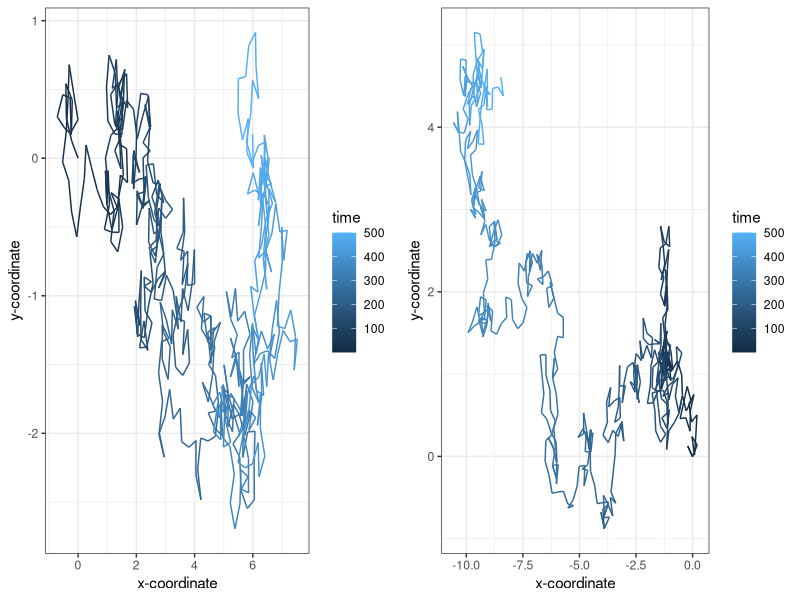
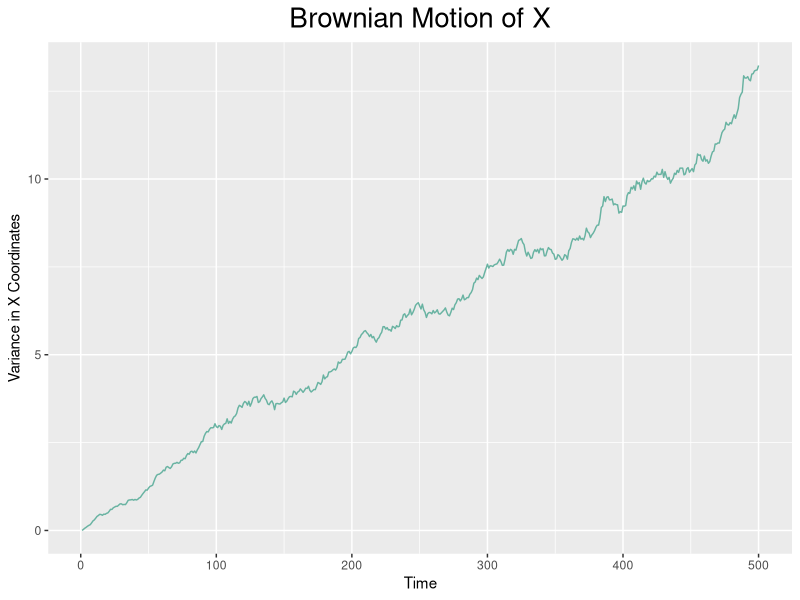
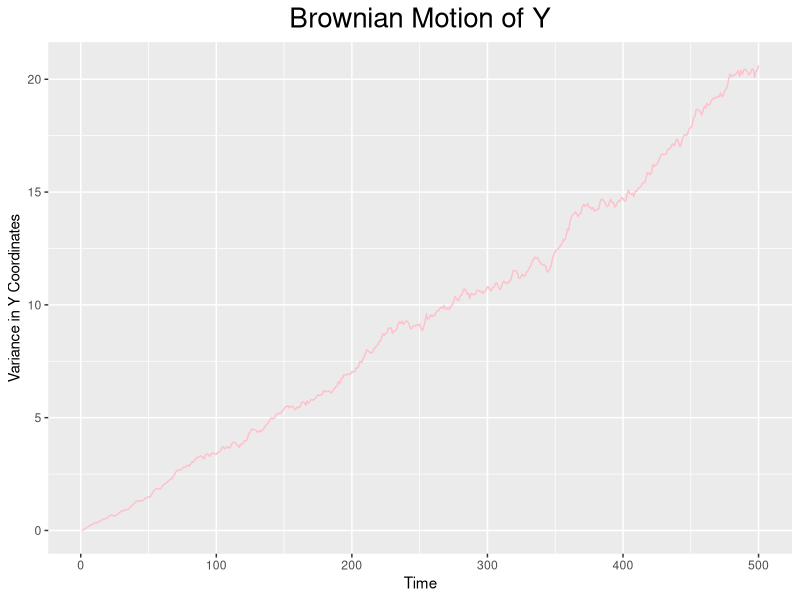
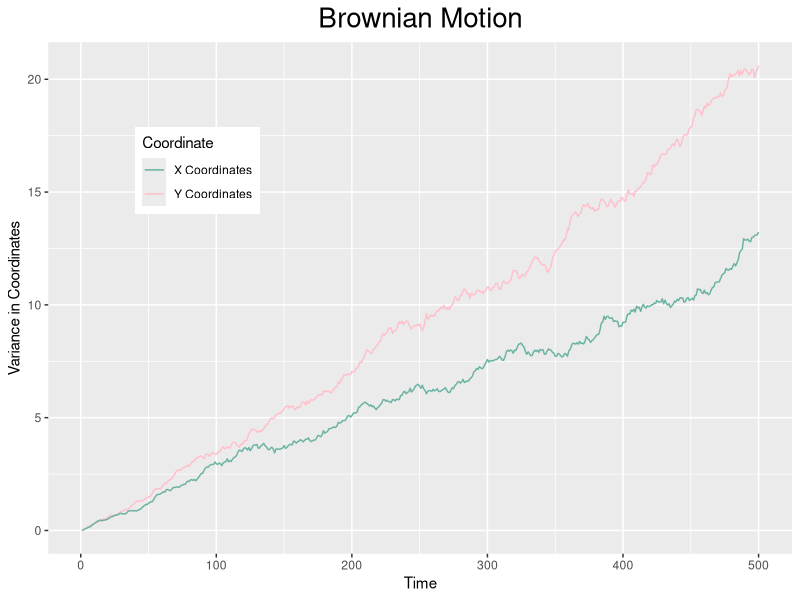

Generate these figures, in order, with R:
#install.packages("ggplot2")
#install.packages("gridExtra")

library(ggplot2)
library(gridExtra)

random_walk  <- function (n_steps) {
  df <- data.frame(x = rep(NA, n_steps), y = rep(NA, n_steps), time = 1:n_steps)
  df[1,] <- c(0,0,1)
  for (i in 2:n_steps) {
    h <- 0.25
    angle <- runif(1, min = 0, max = 2*pi)
    df[i,1] <- df[i-1,1] + cos(angle)*h
    df[i,2] <- df[i-1,2] + sin(angle)*h
    df[i,3] <- i
    }
  return(df)
}

data1 <- random_walk(500)

plot1 <- ggplot(aes(x = x, y = y), data = data1) +
  geom_path(aes(colour = time)) +
  theme_bw() +
  xlab("x-coordinate") +
  ylab("y-coordinate")

data2 <- random_walk(500)

plot2 <- ggplot(aes(x = x, y = y), data = data2) +
  geom_path(aes(colour = time)) +
  theme_bw() +
  xlab("x-coordinate") +
  ylab("y-coordinate")

grid.arrange(plot1, plot2, ncol=2)

#Brownian Motion

#Inputs
n_sims <- 100
steps <- 500


#Brownian Motion of the x coordinates

random_walk_xcoords <- matrix(ncol = n_sims, nrow = steps)

  for (i in 1:n_sims) {
    random_walk_xcoords[,i] <- random_walk(steps)$x  
}

var_x_set_time <- matrix(apply(random_walk_xcoords,1,var))
var_x_data <- as.data.frame(var_x_set_time)
colnames(var_x_data) <- "x_coord_var"
var_x_data$time <- seq(1:steps)

x_coord_BM <- ggplot(aes(x = time, y = x_coord_var), data = var_x_data) +
  geom_line(color="#69b3a2") +
  labs(x = "Time", y ="Variance in X Coordinates", title = "Brownian Motion of X") +
  theme(plot.title = element_text(size = 20, hjust = 0.5))
  
x_coord_BM 

#Brownian Motion of Y coordinates

random_walk_ycoords <- matrix(ncol = n_sims, nrow = steps)

for (i in 1:n_sims) {
  random_walk_ycoords[,i] <- random_walk(steps)$y  
}

var_y_set_time <- matrix(apply(random_walk_ycoords,1,var))
var_y_data <- as.data.frame(var_y_set_time)
colnames(var_y_data) <- "y_coord_var"
var_y_data$time <- seq(1:steps)

y_coord_BM <- ggplot(aes(x = time, y = y_coord_var), data = var_y_data) +
  geom_line(color="pink") +
  labs(x = "Time", y ="Variance in Y Coordinates", title = "Brownian Motion of Y") +
  theme(plot.title = element_text(size = 20, hjust = 0.5))


y_coord_BM 

combined_BM_Plot <- ggplot()+
  geom_line(aes(x = time, y = y_coord_var, color = "Y Coordinates"), data = var_y_data) +
  geom_line(aes(x = time, y = x_coord_var, color="X Coordinates"), data = var_x_data) +
  labs(x = "Time", y ="Variance in Coordinates", title = "Brownian Motion") +
  scale_color_manual(name='Coordinate',
                     breaks=c('X Coordinates', 'Y Coordinates'),
                     values=c('X Coordinates'='#69b3a2', 'Y Coordinates'='pink')) +
  theme(plot.title = element_text(size = 20, hjust = 0.5), legend.position = c(0.2, 0.750))



combined_BM_Plot

